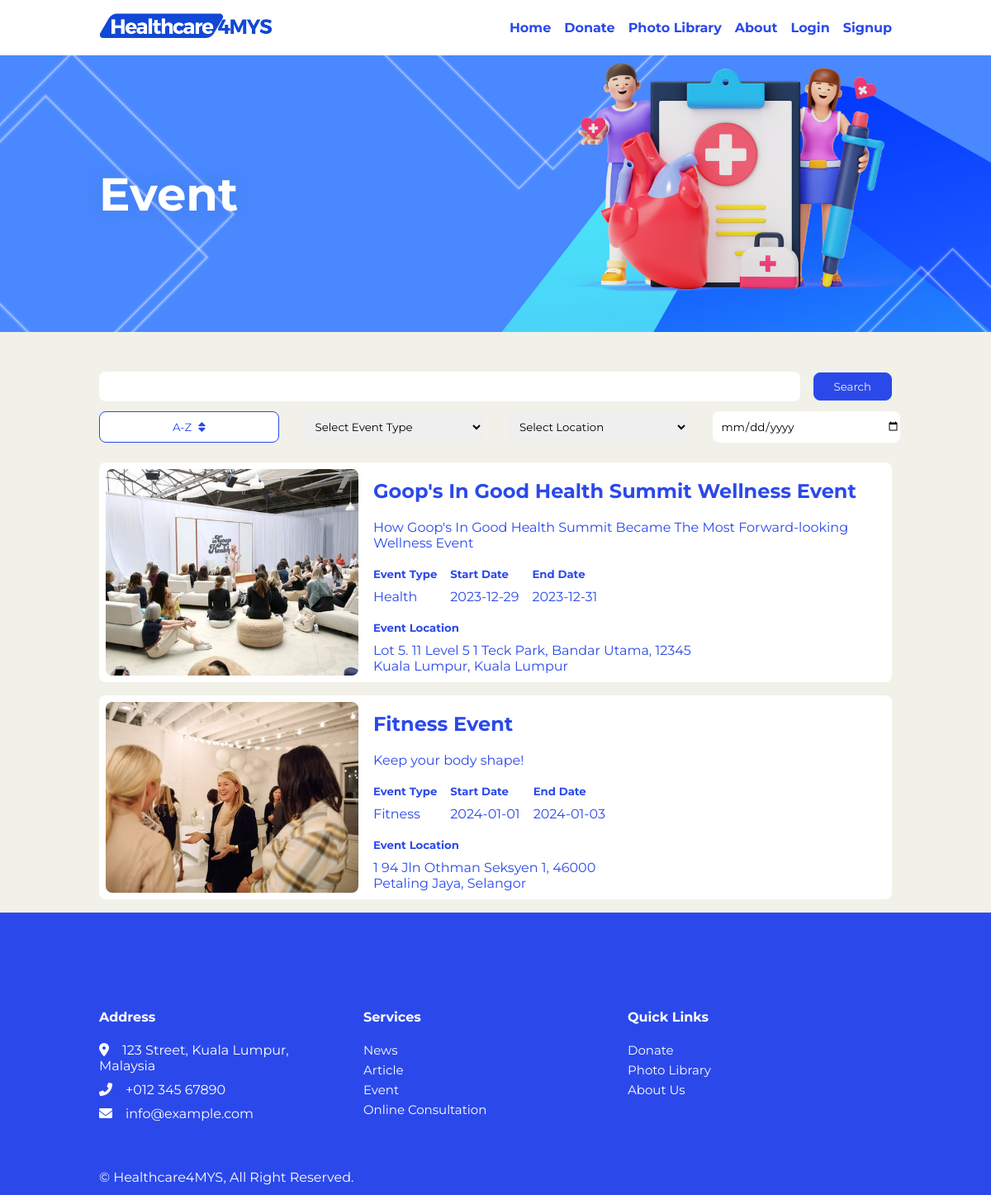
/event.php, run on the app's committed database.
### tables this page shows
CREATE TABLE `event` (
  `event_id` int(11) NOT NULL,
  `title` varchar(100) DEFAULT NULL,
  `description` text DEFAULT NULL,
  `event_type` varchar(100) DEFAULT NULL,
  `start_date` date DEFAULT NULL,
  `end_date` date DEFAULT NULL,
  `street` varchar(100) DEFAULT NULL,
  `postcode` varchar(5) DEFAULT NULL,
  `city` varchar(30) DEFAULT NULL,
  `state` varchar(20) DEFAULT NULL,
  `images` longtext DEFAULT NULL,
  `additional_file` longtext DEFAULT NULL,
  `status` varchar(50) DEFAULT 'Pending',
  `created_by` int(11) DEFAULT NULL,
  `created_at` datetime DEFAULT current_timestamp()
);

### event.php (the view, shortened to what this page needs)
<!DOCTYPE html>
<html lang="en">
<head>
    <link rel="stylesheet" href="https://cdnjs.cloudflare.com/ajax/libs/font-awesome/6.0.0/css/all.min.css">
    <link href="css/style.css" rel="stylesheet">
    <link href="css/event.css" rel="stylesheet">
</head>
<body>
    <?php include "nav.php"; ?>
    <div class="container-fluid page-header py-12 mb-12">
        <div class="container py-12">
            <h1 class="text-white">Event</h1>
        </div>
    </div>
    <form action="event.php" method="GET">
        <div class="center container flex mb-3">
            <input type="text" name="search" id="search" class="me-3">
            <button id="search-btn" name="search-btn" class="btn-secondary" type="submit">Search</button>
        </div>
    </form>
    <form id="filter-form" action="event.php" method="GET">
        <div class="container grid grid-container mb-6">
            <button id="sort-btn" class="space-x-2 col-span-3 bg-white"><span>A-Z</span><i class="fas fa-sort"></i></button>
            <select id="event-type-filter" class="col-span-3" name="event">
                <option value="" disabled selected>Select Event Type</option>
            </select>
            <select id="location-filter" class="col-span-3" name="location">
                <option value="" disabled selected>Select Location</option>
            </select>
            <div class="col-span-3">
                <input id="date-filter" type="date" name="date">
            </div>
        </div>
    </form>
    <div class="container">
        <?php
        $sql = "SELECT * FROM event WHERE 1";
        if (!isset($_SESSION['acc_type']) || ($_SESSION['acc_type'] == 'member' || $_SESSION['acc_type'] == 'doctor')) {
            $sql .= " AND status = 'Approved'";
        }
        $result = $db->query($sql);
        while ($row = $result->fetch_assoc()) {
            $images = explode(', ', $row['images']);
            $image = $images[0];
        ?>
            <div class="list">
                <div class="flex p-2 center">
                    <img src="<?php echo $image ?>" alt="thumbnail" class="rounded-md">
                </div>
                <div>
                    <h2><?php echo $row['title']; ?></h2>
                    <p><?php echo $row['description']; ?></p>
                    <div class="flex space-x-4">
                        <div>
                            <h5>Event Type</h5>
                            <p><?php echo $row['event_type']; ?></p>
                        </div>
                        <div>
                            <h5>Start Date</h5>
                            <p><?php echo $row['start_date']; ?></p>
                        </div>
                        <div>
                            <h5>End Date</h5>
                            <p><?php echo $row['end_date']; ?></p>
                        </div>
                    </div>
                    <div>
                        <h5>Event Location</h5>
                        <p><?php echo $row['street'] . ", " . $row['postcode']; ?><br>
                            <?php echo $row['city'] . ", " . $row['state']; ?></p>
                    </div>
                </div>
            </div>
        <?php } ?>
    </div>
    <?php include "footer.php"; ?>
</body>
</html>

### css/style.css (style rules this page uses)
* { font-family: 'Montserrat', sans-serif; }
body { color: #2b49eb; background-color: #f1f1e9; max-width: 100vw; margin: 0; padding: 0; }
input, select, textarea { border: none; border-radius: 0.5rem; outline: none; padding: 10px 0 10px 10px; width: 100%; }
.flex { display: flex; }
.grid { display: grid; }
.grid-container { grid-template-columns: repeat(12, 1fr); grid-gap: 30px; }
.col-span-3 { grid-column: span 3; }
.center { justify-content: center; align-items: center; text-align: center; }
.container { padding: 0 10%; }
.mb-3 { margin-bottom: 0.75rem; }
.mb-6 { margin-bottom: 1.5rem; }
.mb-12 { margin-bottom: 3rem; }
.me-3 { margin-right: 1rem; }
.p-2 { padding: 0.5rem; }
.py-12 { padding-top: 3rem; padding-bottom: 3rem; }
.space-x-2>*+* { margin-left: 0.5rem; }
.space-x-4>*+* { margin-left: 1rem; }
button, .btn-primary { border: none; outline: none; padding: 0.5rem 1.5rem; border-radius: 0.5rem; cursor: pointer; background-color: #f1f1e9; color: #2b49eb; border: 1px solid #2b49eb; }
.btn-secondary { background-color: #2b49eb; color: #f1f1e9; }
.text-white { color: #fff; }
.bg-white { background-color: #fff; }
.rounded-md { border-radius: 0.5rem; }
.list { display: flex; background-color: #fff; border-radius: 0.5rem; margin-bottom: 1rem; }
.list>div:first-child { flex: 1; margin-right: 10px; }
.list>div:first-child img { width: 100%; height: 100%; object-fit: cover; }
.list>div:last-child { flex: 2; padding-right: 1rem; }

### css/event.css (style rules this page uses)
.page-header { background: url(../images/event.png) top center no-repeat; background-size: cover; text-shadow: 0 0 30px rgba(0, 0, 0, .1); }
h1 { font-size: 3.5rem; font-weight: 700; }
h5,p { margin: 10px 0; }

### data on the page
event: shows a picture, title "Goop's In Good Health Summit Wellness Event", description "How Goop's In Good Health Summit Became The Most Forward-looking Wellness Event", event_type "Health", start_date "2023-12-29", end_date "2023-12-31", street "Lot 5. 11 Level 5 1 Teck Park, Bandar Utama", postcode "12345", city "Kuala Lumpur", state "Kuala Lumpur"
event: images (picture), title "Fitness Event", description "Keep your body shape!", event_type "Fitness", start_date "2024-01-01", end_date "2024-01-03", street "1 94 Jln Othman Seksyen 1", postcode "46000", city "Petaling Jaya", state "Selangor"
